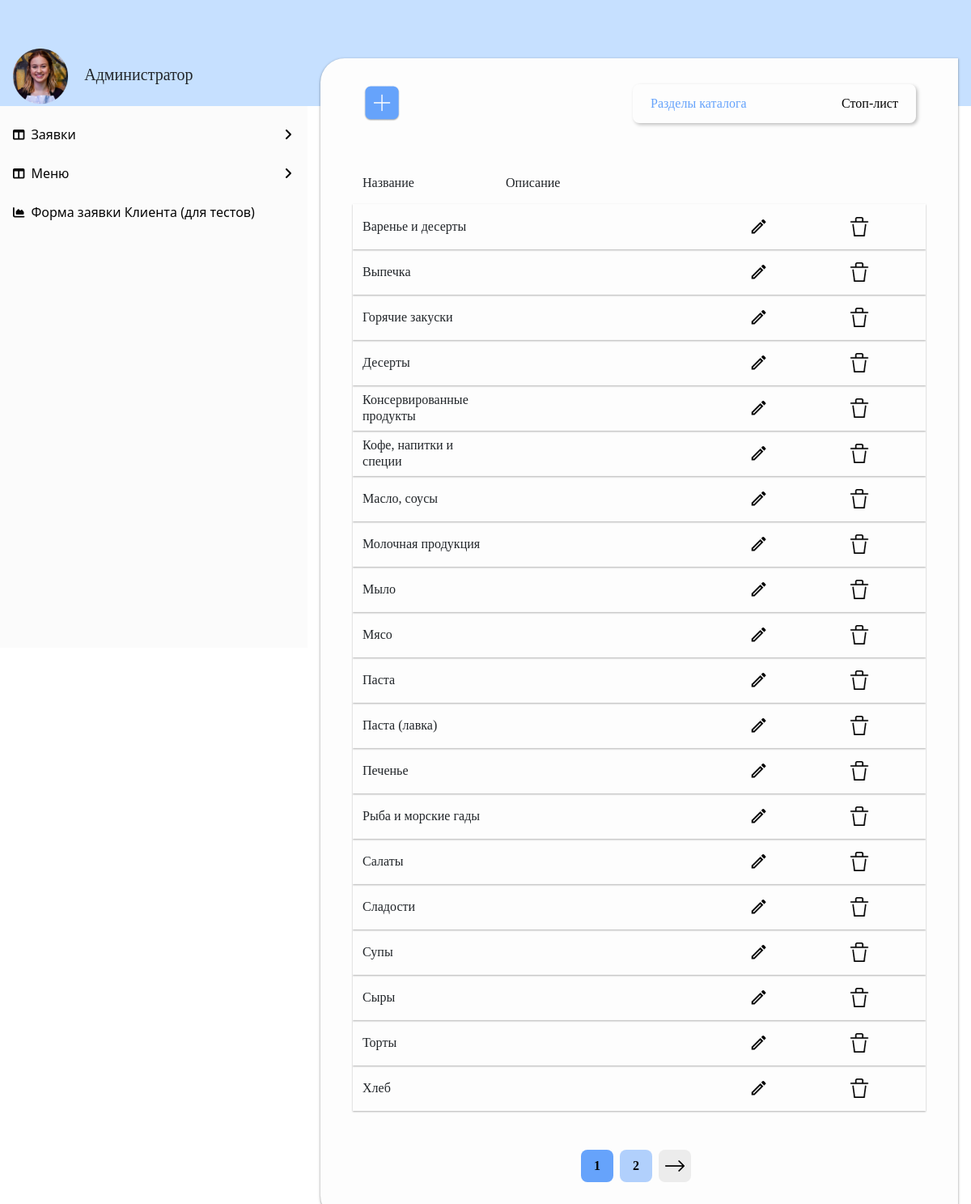
The app's page /menu/ with its own data.
### menu/models.py (models this page shows, shortened)
class MenuSection(models.Model):
    name = models.CharField(max_length=32, unique=True)
    description = models.CharField(max_length=255, blank=True)

### menu/views.py (the view)
# urls.py: path('', MenuSectionListView.as_view(), name='sections_list'),
class MenuSectionListView(ListView):
    model = MenuSection
    ordering = 'name'
    template_name = 'menu/sections.html'
    context_object_name = 'sections'
    paginate_by = 20

### booking/templatetags/custom_tags.py (called while the page is built)
@register.simple_tag(takes_context=True)
def url_replace(context, **kwargs):
    d = context['request'].GET.copy()
    for k, v in kwargs.items():
        d[k] = v
    return d.urlencode()

### templates/menu/sections.html (shortened to what this page needs)
{% extends 'default.html' %}
{% load custom_tags %}
{% load crispy_forms_tags %}
{% block content %}
         <div class="container-fluid menu-common-font">
          <div class="row pb-5 justify-content-between">
    <div class="col">
  		<a href="{% url 'section_create' %}"><img src="/static/img/addsection.png" class="add_section_btn"></a>
    </div>
        <div class="col d-flex justify-content-end">
            <div class="dishes-top-menu d-flex justify-content-between px-3 py-2">
                <button class="cat-menu" onclick="window.location.href='/menu/';">Разделы каталога</button>
                 <button onclick="window.location.href='{% url 'dishes_stoplist' %}';">Стоп-лист</button>
            </div>
        </div>
    </div>
	{% if sections %}
        <div class="row pt-3 pb-3">
		<div class="col-3">Название</div>
            <div class="col-5">Описание</div>
           </div>
			{% for section in sections %}
                <div class="row shady-row pt-1 pb-1">
					<div class="col-3 align-content-center flex-box flex-wrap">{{ section.name }}</div>
					<div class="col-5 align-content-center flex-box flex-wrap">{{ section.description }}</div>
					<div class="col-2 align-content-center flex-box flex-wrap"><a href="{% url 'section_detail' pk=section.pk %}"><img width="34px" src="/static/img/editicon.png"></a></div>
					<div class="col-2 align-content-center flex-box flex-wrap"><a href="{% url 'section_delete' pk=section.pk %}"><img width="48px" src="/static/img/delete.png"></a></div>
                </div>
			{% endfor %}
	{% else %}
		<p>Категорий нет!</p>
	{% endif %}
 <div class="pagination-box mt-5">
	{% if paginator.num_pages != 1 %}
		 <button class="pagination-number active">{{ page_obj.number }}</button>
		{% if page_obj.has_next %}
            <a href="?{% url_replace page=page_obj.next_page_number %}"><button class="pagination-number">{{ page_obj.next_page_number }}</button></a>
            <button class="pagination-button" id="next-button" aria-label="Next page" title="Next page">
                <a href="?{% url_replace page=page_obj.paginator.num_pages %}"><img src="/static/img/rightarrow.png" alt="Стрелка"></a>
                        </button>
		{% endif %}
	{% endif %}
</div>
         </div>
{% endblock content %}

### records on screen
MenuSection: name "Варенье и десерты"
MenuSection: name "Выпечка"
MenuSection: name "Горячие закуски"
MenuSection: name "Десерты"
MenuSection: name "Консервированные продукты"
MenuSection: name "Кофе, напитки и специи"
MenuSection: name "Масло, соусы"
MenuSection: name "Молочная продукция"
MenuSection: name "Мыло"
MenuSection: name "Мясо"
MenuSection: name "Паста"
MenuSection: name "Паста (лавка)"
MenuSection: name "Печенье"
MenuSection: name "Рыба и морские гады"
MenuSection: name "Салаты"
MenuSection: name "Сладости"
MenuSection: name "Супы"
MenuSection: name "Сыры"
MenuSection: name "Торты"
MenuSection: name "Хлеб"

### other values on screen
{{ page_obj.number }} "1"
{{ page_obj.next_page_number }} "2"
